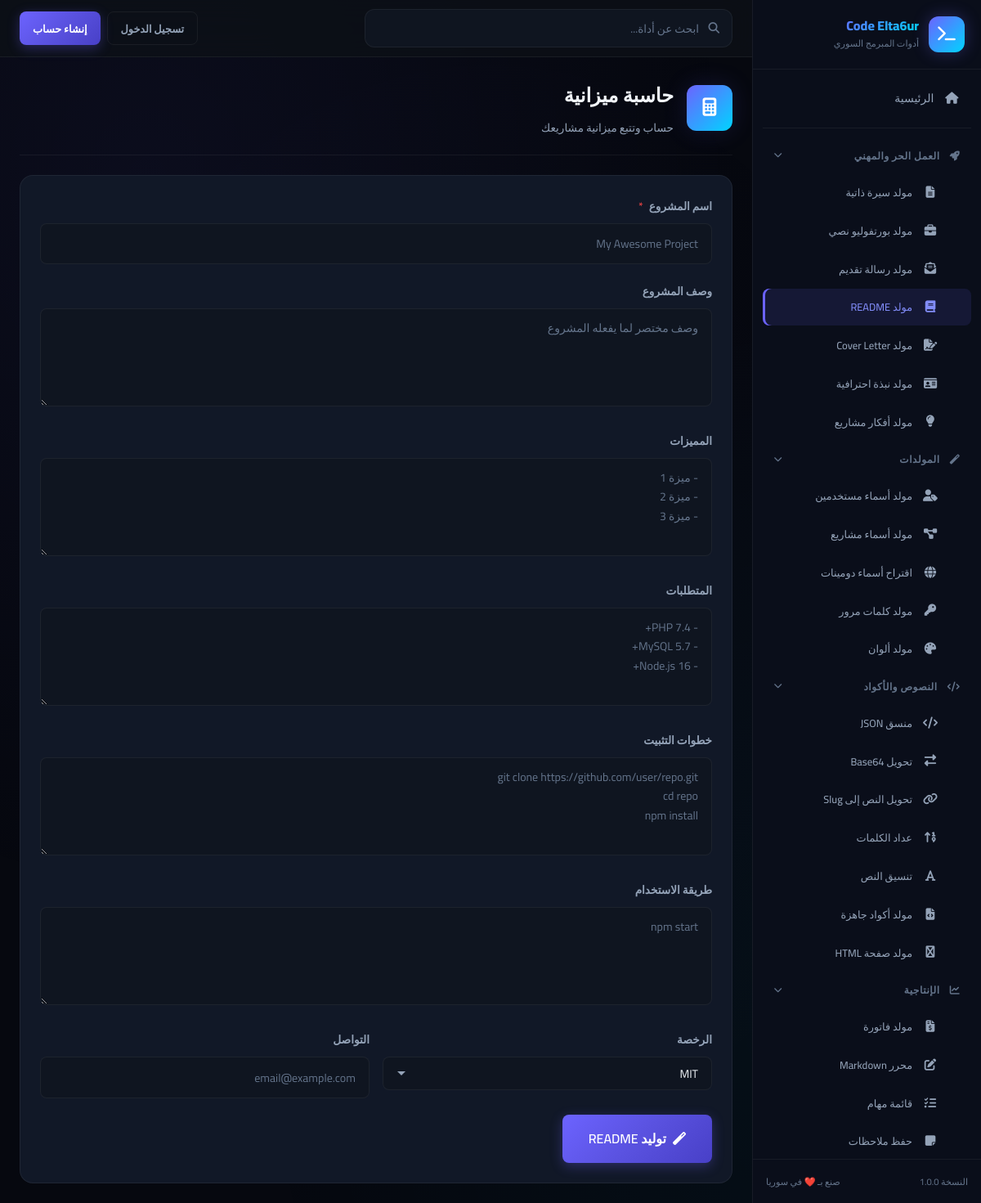
The page /tool.php?slug=readme-generator on the database its author committed.
### tables this page shows
CREATE TABLE IF NOT EXISTS `tools` (
    `id` INT UNSIGNED AUTO_INCREMENT PRIMARY KEY,
    `name` VARCHAR(100) NOT NULL,
    `slug` VARCHAR(100) NOT NULL UNIQUE,
    `description` TEXT DEFAULT NULL,
    `icon` VARCHAR(50) DEFAULT 'fa-wrench',
    `category` VARCHAR(50) DEFAULT 'general',
    `status` TINYINT(1) DEFAULT 1,
    `sort_order` INT DEFAULT 0,
    `usage_count` INT UNSIGNED DEFAULT 0,
    `created_at` TIMESTAMP DEFAULT CURRENT_TIMESTAMP,
    INDEX `idx_slug` (`slug`),
    INDEX `idx_category` (`category`),
    INDEX `idx_status` (`status`)
);

### tool.php (called while the page is built, shortened)
<?php
$slug = sanitize($_GET['slug'] ?? '');
$tool = getToolBySlug($slug);
$toolFile = __DIR__ . '/tools/' . $slug . '.php';
$currentTool = $slug;
include $toolFile;

### includes/functions.php (called while the page is built, shortened)
<?php
function sanitize($input) {
    return htmlspecialchars(strip_tags(trim($input)), ENT_QUOTES, 'UTF-8');
}
function getAllTools($activeOnly = true) {
    $db = getDB();
    $sql = "SELECT * FROM tools";
    if ($activeOnly) {
        $sql .= " WHERE status = 1";
    }
    $sql .= " ORDER BY sort_order ASC";
    return $db->query($sql)->fetchAll();
}
function getToolBySlug($slug) {
    $db = getDB();
    $stmt = $db->prepare("SELECT * FROM tools WHERE slug = ? AND status = 1");
    $stmt->execute([$slug]);
    return $stmt->fetch();
}

### tools/readme-generator.php (the view, shortened to what this page needs)
<?php
include __DIR__ . '/../includes/header.php';
?>
<div class="tool-page-header">
    <div class="tool-page-icon"><i class="fas <?= $tool['icon'] ?>"></i></div>
    <div class="tool-page-info">
        <h1><?= sanitize($tool['name']) ?></h1>
        <p><?= sanitize($tool['description']) ?></p>
    </div>
</div>
<div class="card">
    <form method="POST">
        <div class="form-group">
            <label class="form-label">اسم المشروع <span class="required">*</span></label>
            <input type="text" name="project_name" class="form-control" placeholder="My Awesome Project" required>
        </div>
        <div class="form-group">
            <label class="form-label">وصف المشروع</label>
            <textarea name="description" class="form-control" rows="2" placeholder="وصف مختصر لما يفعله المشروع"></textarea>
        </div>
        <div class="form-group">
            <label class="form-label">المميزات</label>
            <textarea name="features" class="form-control" rows="3" placeholder="- ميزة 1&#10;- ميزة 2&#10;- ميزة 3"></textarea>
        </div>
        <div class="form-group">
            <label class="form-label">المتطلبات</label>
            <textarea name="requirements" class="form-control" rows="2" placeholder="- PHP 7.4+&#10;- MySQL 5.7+&#10;- Node.js 16+"></textarea>
        </div>
        <div class="form-group">
            <label class="form-label">خطوات التثبيت</label>
            <textarea name="installation" class="form-control" rows="3" placeholder="git clone https://github.com/user/repo.git&#10;cd repo&#10;npm install"></textarea>
        </div>
        <div class="form-group">
            <label class="form-label">طريقة الاستخدام</label>
            <textarea name="usage" class="form-control" rows="2" placeholder="npm start"></textarea>
        </div>
        <div class="form-row">
            <div class="form-group">
                <label class="form-label">الرخصة</label>
                <select name="license" class="form-control">
                    <option value="MIT">MIT</option>
                </select>
            </div>
            <div class="form-group">
                <label class="form-label">التواصل</label>
                <input type="text" name="contact" class="form-control" placeholder="email@example.com">
            </div>
        </div>
        <button type="submit" class="btn btn-primary btn-lg"><i class="fas fa-magic"></i> توليد README</button>
    </form>
</div>
<?php include __DIR__ . '/../includes/footer.php'; ?>

### includes/sidebar.php (shortened to what this page needs)
<?php
$categories = [
    'career' => ['name' => 'العمل الحر والمهني', 'icon' => 'fa-rocket'],
    'generators' => ['name' => 'المولدات', 'icon' => 'fa-magic'],
    'text' => ['name' => 'النصوص والأكواد', 'icon' => 'fa-code'],
    'productivity' => ['name' => 'الإنتاجية', 'icon' => 'fa-chart-line']
];
try {
    $allTools = getAllTools();
    $toolsByCategory = [];
    foreach ($allTools as $tool) {
        $toolsByCategory[$tool['category']][] = $tool;
    }
} catch (Exception $e) {
    $toolsByCategory = [];
}
?>
<aside class="sidebar" id="sidebar">
    <div class="sidebar-header">
        <a href="<?= BASE_URL ?>" class="sidebar-logo">
            <div class="logo-icon">
                <i class="fas fa-terminal"></i>
            </div>
            <div class="logo-text">
                <span class="logo-title">Code Elta6ur</span>
                <span class="logo-subtitle">أدوات المبرمج السوري</span>
            </div>
        </a>
    </div>
    <nav class="sidebar-nav">
        <a href="<?= BASE_URL ?>" class="nav-item <?= $currentPage === 'home' ? 'active' : '' ?>">
            <i class="fas fa-home"></i>
            <span>الرئيسية</span>
        </a>
        <div class="nav-divider"></div>
        <?php foreach ($categories as $catKey => $catInfo): ?>
        <div class="nav-group">
            <div class="nav-group-title">
                <i class="fas <?= $catInfo['icon'] ?>"></i>
                <span><?= $catInfo['name'] ?></span>
                <i class="fas fa-chevron-down nav-group-arrow"></i>
            </div>
            <div class="nav-group-items">
                <?php if (isset($toolsByCategory[$catKey])): ?>
                <?php foreach ($toolsByCategory[$catKey] as $tool): ?>
                <a href="<?= BASE_URL ?>tool.php?slug=<?= $tool['slug'] ?>"
                   class="nav-item nav-sub-item <?= (isset($currentTool) && $currentTool === $tool['slug']) ? 'active' : '' ?>">
                    <i class="fas <?= $tool['icon'] ?>"></i>
                    <span><?= sanitize($tool['name']) ?></span>
                </a>
                <?php endforeach; ?>
                <?php endif; ?>
            </div>
        </div>
        <?php endforeach; ?>
    </nav>
    <div class="sidebar-footer">
        <div class="sidebar-footer-text">
            <span>النسخة <?= APP_VERSION ?></span>
            <span>صنع بـ ❤️ في سوريا</span>
        </div>
    </div>
</aside>

### rows shown on the page
tools: name "مولد سيرة ذاتية"
tools: name "مولد بورتفوليو نصي"
tools: name "مولد رسالة تقديم"
tools: name "مولد README"
tools: name "مولد Cover Letter"
tools: name "مولد نبذة احترافية"
tools: name "مولد أفكار مشاريع"
tools: name "مولد أسماء مستخدمين"
tools: name "مولد أسماء مشاريع"
tools: name "اقتراح أسماء دومينات"
tools: name "مولد كلمات مرور"
tools: name "مولد ألوان"
tools: name "منسق JSON"
tools: name "تحويل Base64"
tools: name "تحويل النص إلى Slug"
tools: name "عداد الكلمات"
tools: name "تنسيق النص"
tools: name "مولد أكواد جاهزة"
tools: name "مولد صفحة HTML"
tools: name "مولد فاتورة"
tools: name "محرر Markdown"
tools: name "قائمة مهام"
tools: name "حفظ ملاحظات"
tools: name "حاسبة ميزانية", description "حساب وتتبع ميزانية مشاريعك"

### other values the page prints
$catInfo['name'] "العمل الحر والمهني"
$catInfo['name'] "المولدات"
$catInfo['name'] "النصوص والأكواد"
$catInfo['name'] "الإنتاجية"
APP_VERSION "1.0.0"
